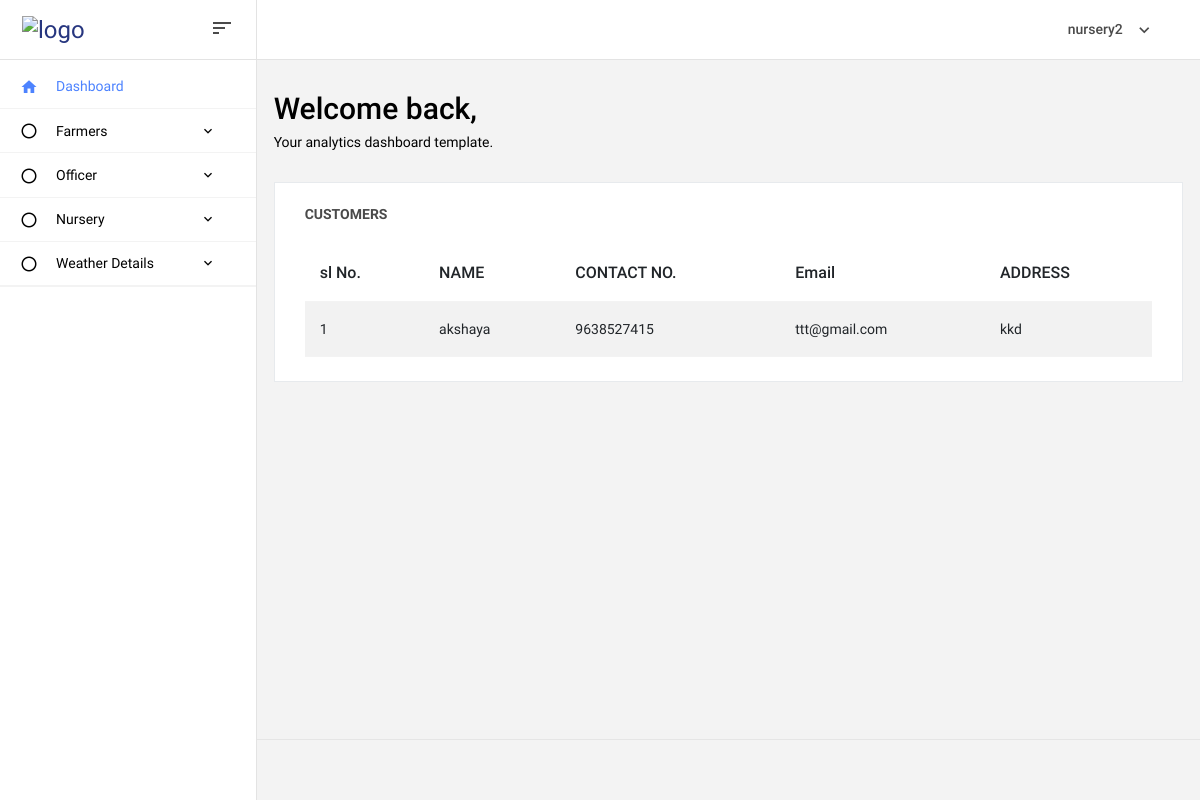
Screenshot of /customers_view/ (signed in) with the database file from the repository.
### homeservice_app/models.py (models this page shows)
class Login(AbstractUser):
    is_nursery = models.BooleanField(default=False)
    is_farmer = models.BooleanField(default=False)
    is_officer = models.BooleanField(default=False)

class Farmer(models.Model):
    user = models.ForeignKey(Login, on_delete=models.CASCADE, related_name='customer')
    name = models.CharField(max_length=100)
    contact_no = models.CharField(max_length=100)
    email = models.EmailField()
    address = models.TextField(max_length=200)
    photo=models.ImageField(upload_to="Photo",unique=True)
    Adhar_id = models.ImageField(upload_to="images", unique=True)

### homeservice_app/adminviews.py (the view)
# urls.py: path('customers_view/', adminviews.view_customers, name='customers_view'),
@login_required(login_url='login_view')
def view_customers(request):
    data = Farmer.objects.all()
    return render(request, 'admintemp/customers.html', {'data': data})

### templates/admintemp/customers.html
{% extends 'admintemp/admin_home.html' %}
{% load crispy_forms_tags %}
{% block content %}
<div class="col-lg-12 grid-margin stretch-card">
              <div class="card">
                <div class="card-body">
                  <h4 class="card-title">Customers</h4>
                  <div class="table-responsive">
                    <table class="table table-striped">
                      <thead>
                        <tr>
                          <th>sl No.</th>
                          <th>NAME</th>
                          <th>CONTACT NO.</th>
                          <th>Email</th>
                          <th>ADDRESS</th>
                        </tr>
                      </thead>
                      <tbody>
                      {% for i in data %}
                        <tr>
                          <td class="py-1">{{ forloop.counter }}</td>
                          <td>{{ i.name }}</td>
                          <td>{{ i.contact_no }}</td>
                          <td>{{ i.email }}</td>
                          <td>{{ i.address }}</td>
                        </tr>
                      {% endfor %}
                      </tbody>
                    </table>
                  </div>
                </div>
              </div>
            </div>
{% endblock %}

### templates/admintemp/admin_home.html (shortened to what this page needs)
<!DOCTYPE html>
{% load static %}
<html lang="en">
<head>
  <link rel="stylesheet" href="{% static 'assets/vendors/mdi/css/materialdesignicons.min.css' %}">
  <link rel="stylesheet" href="{% static 'assets/vendors/base/vendor.bundle.base.css' %}">
  <link rel="stylesheet" href="{% static 'assets/vendors/datatables.net-bs4/dataTables.bootstrap4.css' %}">
  <link rel="stylesheet" href="{% static 'assets/css/style.css' %}">
</head>
<body>
  <div class="container-scroller">
    <nav class="navbar col-lg-12 col-12 p-0 fixed-top d-flex flex-row">
      <div class="navbar-brand-wrapper d-flex justify-content-center">
        <div class="navbar-brand-inner-wrapper d-flex justify-content-between align-items-center w-100">
          <a class="navbar-brand brand-logo" href="#"><img src="{% static 'assets/images/stack3.jpg' %}" alt="logo"/></a>
          <button class="navbar-toggler navbar-toggler align-self-center" type="button" data-toggle="minimize">
            <span class="mdi mdi-sort-variant"></span>
          </button>
        </div>
      </div>
      <div class="navbar-menu-wrapper d-flex align-items-center justify-content-end">
        <ul class="navbar-nav navbar-nav-right">
          <li class="nav-item nav-profile dropdown">
            <a class="nav-link dropdown-toggle" href="#" data-bs-toggle="dropdown" id="profileDropdown">
              <span class="nav-profile-name">{{request.user}}</span>
            </a>
          </li>
        </ul>
      </div>
    </nav>
    <div class="container-fluid page-body-wrapper">
      <nav class="sidebar sidebar-offcanvas" id="sidebar">
        <ul class="nav">
          <li class="nav-item">
            <a class="nav-link" href="index.html">
              <i class="mdi mdi-home menu-icon"></i>
              <span class="menu-title">Dashboard</span>
            </a>
          </li>
          <li class="nav-item">
            <a class="nav-link" data-bs-toggle="collapse" href="#ui-basic" aria-expanded="false" aria-controls="ui-basic">
              <i class="mdi mdi-circle-outline menu-icon"></i>
              <span class="menu-title">Farmers</span>
              <i class="menu-arrow"></i>
            </a>
          </li>
          <li class="nav-item">
            <a class="nav-link" data-bs-toggle="collapse" href="#ui-basi" aria-expanded="false" aria-controls="ui-basic">
              <i class="mdi mdi-circle-outline menu-icon"></i>
              <span class="menu-title">Officer</span>
              <i class="menu-arrow"></i>
            </a>
          </li>
          <li class="nav-item">
            <a class="nav-link" data-bs-toggle="collapse" href="#ui-basics" aria-expanded="false" aria-controls="ui-basic">
              <i class="mdi mdi-circle-outline menu-icon"></i>
              <span class="menu-title">Nursery</span>
              <i class="menu-arrow"></i>
            </a>
          </li>
          <li class="nav-item">
            <a class="nav-link" data-bs-toggle="collapse" href="#ui-basicss" aria-expanded="false" aria-controls="ui-basic">
              <i class="mdi mdi-circle-outline menu-icon"></i>
              <span class="menu-title">Weather Details</span>
              <i class="menu-arrow"></i>
            </a>
          </li>
          <li class="nav-item">
          </li>
        </ul>
      </nav>
      <div class="main-panel">
        <div class="content-wrapper">
          <div class="row">
            <div class="col-md-12 grid-margin">
              <div class="d-flex justify-content-between flex-wrap">
                <div class="d-flex align-items-end flex-wrap">
                  <div class="me-md-3 me-xl-5">
                    <h2>Welcome back,</h2>
                    <p class="mb-md-0">Your analytics dashboard template.</p>
                  </div>
                </div>
              </div>
            </div>
          </div>
          <div class="row">
            {% block content %}
            {% endblock %}
          </div>
        </div>
        <footer class="footer">
        </footer>
      </div>
    </div>
  </div>
</body>
</html>

### rows the page displays
Login: user "nursery2"
Farmer: name "akshaya", contact_no "9638527415", email "ttt@gmail.com", address "kkd"
